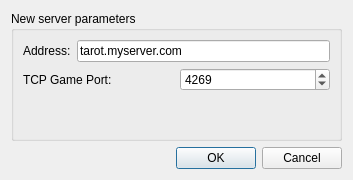
<?xml version="1.0" encoding="UTF-8"?>
<ui version="4.0">
 <class>newServerUI</class>
 <widget class="QDialog" name="newServerUI">
  <property name="geometry">
   <rect>
    <x>0</x>
    <y>0</y>
    <width>353</width>
    <height>180</height>
   </rect>
  </property>
  <property name="windowTitle">
   <string>Add a new server to the list</string>
  </property>
  <layout class="QGridLayout" name="gridLayout_2">
   <item row="0" column="0">
    <widget class="QGroupBox" name="groupBox">
     <property name="title">
      <string>New server parameters</string>
     </property>
     <layout class="QGridLayout" name="gridLayout">
      <item row="0" column="0">
       <layout class="QHBoxLayout" name="horizontalLayout">
        <item>
         <widget class="QLabel" name="label">
          <property name="text">
           <string>Address:</string>
          </property>
         </widget>
        </item>
        <item>
         <widget class="QLineEdit" name="address">
          <property name="text">
           <string>tarot.myserver.com</string>
          </property>
         </widget>
        </item>
       </layout>
      </item>
      <item row="1" column="0">
       <layout class="QHBoxLayout" name="horizontalLayout_2">
        <item>
         <widget class="QLabel" name="label_2">
          <property name="text">
           <string>TCP Game Port:</string>
          </property>
         </widget>
        </item>
        <item>
         <widget class="QSpinBox" name="gamePort">
          <property name="minimum">
           <number>1</number>
          </property>
          <property name="maximum">
           <number>65535</number>
          </property>
          <property name="value">
           <number>4269</number>
          </property>
         </widget>
        </item>
       </layout>
      </item>
      <item row="2" column="0">
       <layout class="QHBoxLayout" name="horizontalLayout_3"/>
      </item>
      <item row="3" column="0">
       <spacer name="verticalSpacer">
        <property name="orientation">
         <enum>Qt::Vertical</enum>
        </property>
        <property name="sizeHint" stdset="0">
         <size>
          <width>20</width>
          <height>6</height>
         </size>
        </property>
       </spacer>
      </item>
     </layout>
    </widget>
   </item>
   <item row="1" column="0">
    <widget class="QDialogButtonBox" name="buttonBox">
     <property name="orientation">
      <enum>Qt::Horizontal</enum>
     </property>
     <property name="standardButtons">
      <set>QDialogButtonBox::Cancel|QDialogButtonBox::Ok</set>
     </property>
    </widget>
   </item>
  </layout>
 </widget>
 <resources/>
 <connections>
  <connection>
   <sender>buttonBox</sender>
   <signal>accepted()</signal>
   <receiver>newServerUI</receiver>
   <slot>accept()</slot>
   <hints>
    <hint type="sourcelabel">
     <x>248</x>
     <y>254</y>
    </hint>
    <hint type="destinationlabel">
     <x>157</x>
     <y>274</y>
    </hint>
   </hints>
  </connection>
  <connection>
   <sender>buttonBox</sender>
   <signal>rejected()</signal>
   <receiver>newServerUI</receiver>
   <slot>reject()</slot>
   <hints>
    <hint type="sourcelabel">
     <x>316</x>
     <y>260</y>
    </hint>
    <hint type="destinationlabel">
     <x>286</x>
     <y>274</y>
    </hint>
   </hints>
  </connection>
 </connections>
</ui>
